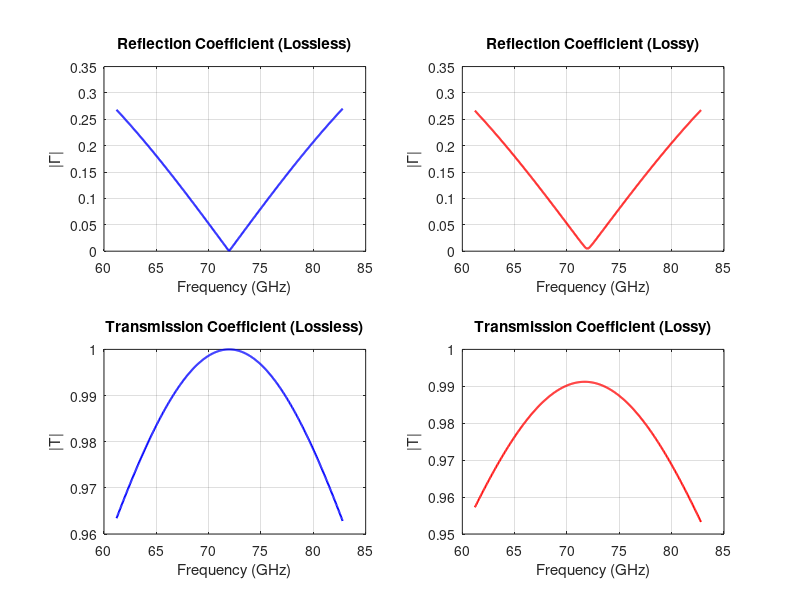
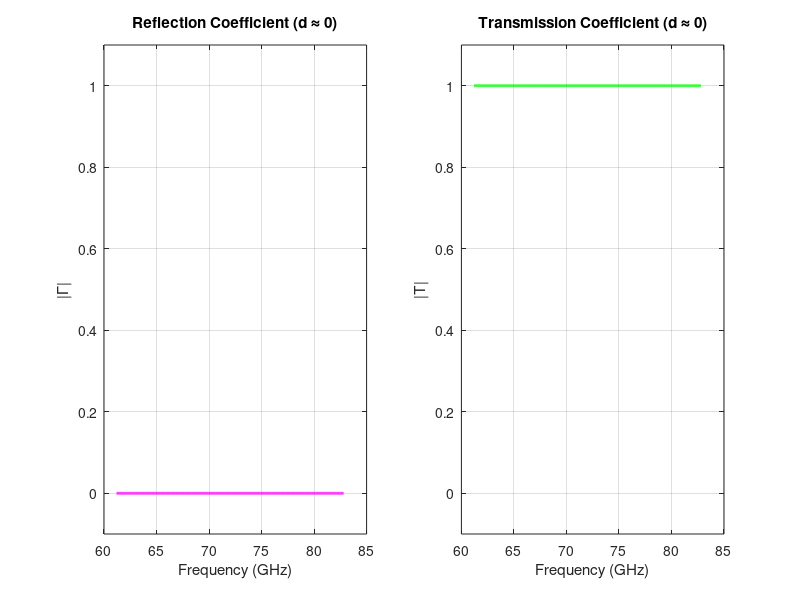

These figures' MATLAB source, in order:
% =========================================================================
% Electromagnetic Fields and Waves
% Analysis of a Half-Wavelength Dielectric Impedance Transformer
% =========================================================================
clear; clc; close all;

%% 1. Physical and Dielectric Parameters
f_center = 72e9;                         % Operating Frequency: 72 GHz
BW = 0.30 * f_center;                    % 30% Bandwidth
freq = linspace(f_center - BW/2, f_center + BW/2, 500); % 61.2 GHz to 82.8 GHz
tan_delta = 0.0048;                      % Loss Tangent of PEEK
eps_r = 3.2;                             % Relative Permittivity
d = (3e8 / f_center) / sqrt(eps_r) / 2;  % Exact Slab Thickness (Half-wavelength) [m]

w = 2 * pi * freq;                       % Angular frequency [rad/s]
u0 = 4 * pi * 1e-7;                      % Free space permeability [H/m]
eps_0 = 8.854e-12;                       % Free space permittivity [F/m]

%% 2. Lossless Slab Formulation (sigma = 0)
beta0 = w .* sqrt(eps_0 .* u0);          
eta0 = sqrt(u0 ./ eps_0);                

beta2_ll = w .* sqrt(u0 .* eps_0 .* eps_r);
gamma2_ll = 1i .* beta2_ll;
eta2_ll = sqrt(u0 ./ (eps_0 .* eps_r));

Gamma12_ll = (eta2_ll - eta0) ./ (eta2_ll + eta0);
Gamma23_ll = (eta0 - eta2_ll) ./ (eta0 + eta2_ll);
T12_ll = (2 .* eta2_ll) ./ (eta2_ll + eta0);
T23_ll = (2 .* eta0) ./ (eta0 + eta2_ll);

Gamma_Slab_ll = (Gamma12_ll + (Gamma23_ll .* exp(-2 .* gamma2_ll .* d))) ./ ...
    (1 + Gamma12_ll .* Gamma23_ll .* exp(-2 .* gamma2_ll .* d));
T_Slab_ll = (T12_ll .* T23_ll .* exp(-gamma2_ll .* d) .* exp(1i .* beta0 .* d)) ./ ...
    (1 + Gamma12_ll .* Gamma23_ll .* exp(-2 .* gamma2_ll .* d));

%% 3. Lossy Slab Formulation (sigma > 0)
eps_prime = eps_0 .* eps_r;
sigma = tan_delta .* w .* eps_prime;

gamma2_lossy = sqrt(1i .* w .* u0 .* (1i .* w .* eps_prime + sigma));
eta2_lossy = sqrt((1i .* w .* u0) ./ (1i .* w .* eps_prime + sigma));

Gamma12_lossy = (eta2_lossy - eta0) ./ (eta2_lossy + eta0);
Gamma23_lossy = (eta0 - eta2_lossy) ./ (eta0 + eta2_lossy);
T12_lossy = (2 .* eta2_lossy) ./ (eta2_lossy + eta0);
T23_lossy = (2 .* eta0) ./ (eta0 + eta2_lossy);

Gamma_Slab_lossy = (Gamma12_lossy + (Gamma23_lossy .* exp(-2 .* gamma2_lossy .* d))) ./ ...
    (1 + Gamma12_lossy .* Gamma23_lossy .* exp(-2 .* gamma2_lossy .* d));
T_Slab_lossy = (T12_lossy .* T23_lossy .* exp(-gamma2_lossy .* d) .* exp(1i .* beta0 .* d)) ./ ...
    (1 + Gamma12_lossy .* Gamma23_lossy .* exp(-2 .* gamma2_lossy .* d));

%% 4. Import CST Full-Wave Simulation Data
try
    Ref_Data = readtable('Reflection.txt');
    f_CST = Ref_Data{:,1} * 1e9; 
    Gamma_CST_dB = Ref_Data{:,2};
    
    Trans_Data = readtable('Transmission.txt');
    T_CST_dB = Trans_Data{:,2};
catch
    disp('CST data files not found in the current directory.');
end

%% 5. Thin Slab Limit Approximation 
d_thin = 1e-9; % Approaching zero thickness limit

Gamma_Slab_thin = (Gamma12_lossy + (Gamma23_lossy .* exp(-2 .* gamma2_lossy .* d_thin))) ./ ...
    (1 + Gamma12_lossy .* Gamma23_lossy .* exp(-2 .* gamma2_lossy .* d_thin));
T_Slab_thin = (T12_lossy .* T23_lossy .* exp(-gamma2_lossy .* d_thin) .* exp(1i .* beta0 .* d_thin)) ./ ...
    (1 + Gamma12_lossy .* Gamma23_lossy .* exp(-2 .* gamma2_lossy .* d_thin));

%% 6. Visualizations
% --- Figure 1: Theoretical Lossless & Lossy Coefficients ---
figure('Name', 'Theoretical Coefficients (Lossless vs. Lossy)', 'Position', [100, 100, 800, 600]);

subplot(2,2,1); 
plot(freq/1e9, abs(Gamma_Slab_ll), 'b', 'LineWidth', 1.5); 
title('Reflection Coefficient (Lossless)'); xlabel('Frequency (GHz)'); ylabel('|\Gamma|'); grid on;

subplot(2,2,2); 
plot(freq/1e9, abs(Gamma_Slab_lossy), 'r', 'LineWidth', 1.5); 
title('Reflection Coefficient (Lossy)'); xlabel('Frequency (GHz)'); ylabel('|\Gamma|'); grid on;

subplot(2,2,3); 
plot(freq/1e9, abs(T_Slab_ll), 'b', 'LineWidth', 1.5); 
title('Transmission Coefficient (Lossless)'); xlabel('Frequency (GHz)'); ylabel('|T|'); grid on;

subplot(2,2,4); 
plot(freq/1e9, abs(T_Slab_lossy), 'r', 'LineWidth', 1.5); 
title('Transmission Coefficient (Lossy)'); xlabel('Frequency (GHz)'); ylabel('|T|'); grid on;

% --- Figure 2: MATLAB vs CST Comparison (in dB) ---
if exist('f_CST', 'var')
    figure('Name', 'Analytical vs. CST Full-Wave Simulation', 'Position', [150, 150, 900, 400]);
    Gamma_Theory_dB = 20 * log10(abs(Gamma_Slab_lossy) + eps);
    T_Theory_dB = 20 * log10(abs(T_Slab_lossy) + eps);
    
    % Plot Reflection Comparison
    subplot(1,2,1);
    plot(freq/1e9, Gamma_Theory_dB, 'r-', 'LineWidth', 2); hold on;
    plot(f_CST/1e9, Gamma_CST_dB, 'k--', 'LineWidth', 2);
    title('Reflection Comparison (S_{11})'); xlabel('Frequency (GHz)'); ylabel('|\Gamma| (dB)');
    legend('MATLAB (Theoretical)', 'CST (Simulation)', 'Location', 'SouthEast'); grid on;
    ylim([-80 5]); % Adjust y-axis limits to clearly visualize the resonance dip
    
    % Plot Transmission Comparison
    subplot(1,2,2);
    plot(freq/1e9, T_Theory_dB, 'b-', 'LineWidth', 2); hold on;
    plot(f_CST/1e9, T_CST_dB, 'k--', 'LineWidth', 2);
    title('Transmission Comparison (S_{21})'); xlabel('Frequency (GHz)'); ylabel('|T| (dB)');
    legend('MATLAB (Theoretical)', 'CST (Simulation)', 'Location', 'SouthEast'); grid on;
    ylim([-5 1]);
end

% --- Figure 3: Thin Slab Limit Approximation ---
figure('Name', 'Thin Slab Limit Approximation', 'Position', [200, 200, 900, 400]);

subplot(1,2,1);
plot(freq/1e9, abs(Gamma_Slab_thin), 'm', 'LineWidth', 2);
title('Reflection Coefficient (d \approx 0)'); xlabel('Frequency (GHz)'); ylabel('|\Gamma|'); grid on; 
ylim([-0.1 1.1]);

subplot(1,2,2);
plot(freq/1e9, abs(T_Slab_thin), 'g', 'LineWidth', 2);
title('Transmission Coefficient (d \approx 0)'); xlabel('Frequency (GHz)'); ylabel('|T|'); grid on; 
ylim([-0.1 1.1]);
